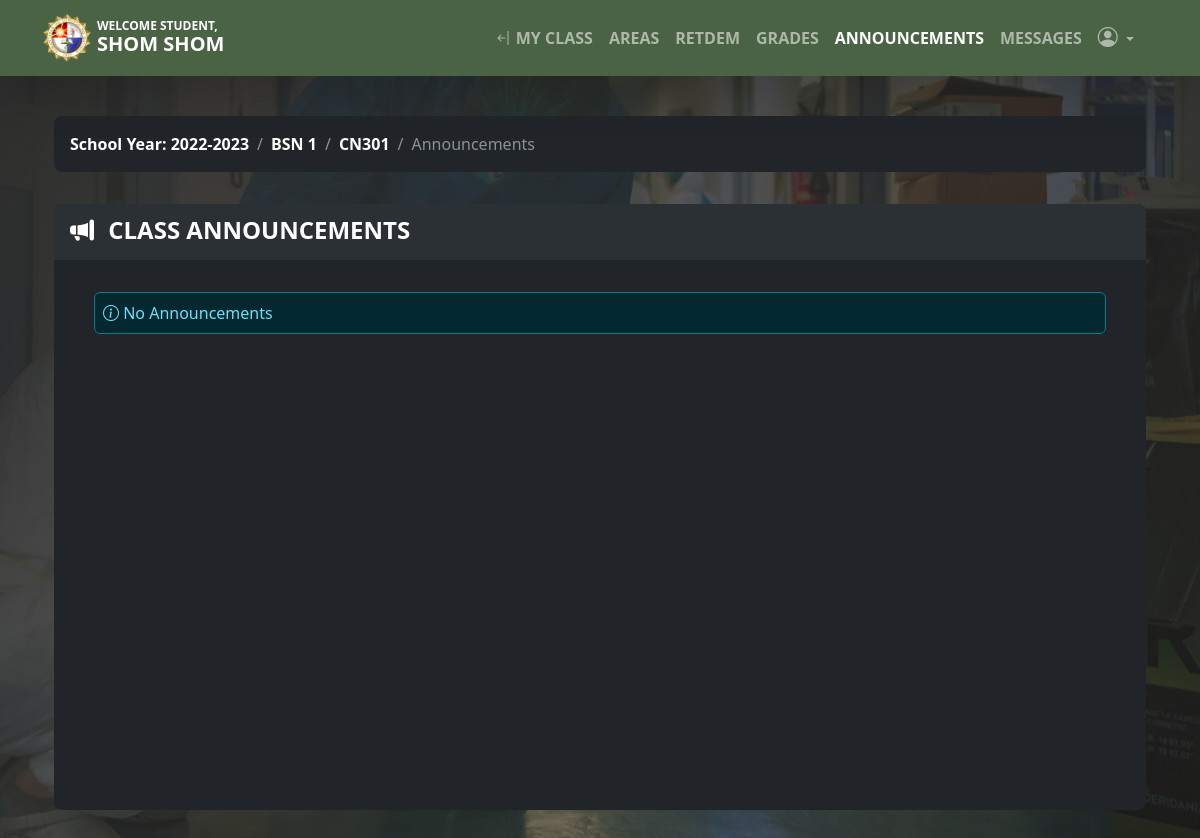
/student_announcements.php?id=1 (signed in), run on the app's committed database.
### tables this page shows
CREATE TABLE `student` (
  `student_id` int(11) NOT NULL,
  `firstname` varchar(100) NOT NULL,
  `lastname` varchar(100) NOT NULL,
  `class_id` int(11) NOT NULL,
  `username` varchar(100) NOT NULL,
  `password` varchar(100) NOT NULL,
  `location` varchar(100) NOT NULL,
  `status` varchar(100) NOT NULL,
  `email` varchar(320) NOT NULL
);

CREATE TABLE `teacher_class` (
  `teacher_class_id` int(11) NOT NULL,
  `teacher_id` int(11) NOT NULL,
  `class_id` int(11) NOT NULL,
  `subject_id` int(11) NOT NULL,
  `thumbnails` varchar(100) NOT NULL,
  `school_year` varchar(100) NOT NULL,
  `content` varchar(255) NOT NULL
);

CREATE TABLE `class` (
  `class_id` int(11) NOT NULL,
  `class_name` varchar(100) NOT NULL
);

CREATE TABLE `subject` (
  `subject_id` int(11) NOT NULL,
  `subject_code` varchar(100) NOT NULL,
  `subject_title` varchar(100) NOT NULL,
  `category` varchar(100) NOT NULL,
  `description` longtext NOT NULL,
  `unit` int(11) NOT NULL,
  `Pre_req` varchar(100) NOT NULL,
  `semester` varchar(100) NOT NULL
);

### session.php (called while the page is built, shortened)
<?php
$session_id = $_SESSION['id'];

### student_announcements.php (the view, shortened to what this page needs)
<?php include('session.php'); ?>
<?php include('header.php'); ?>
<?php $get_id = $_GET['id']; ?>
<body>
    <?php include('navbar_student_announcements.php'); ?>
    <div class="container-fluid my-4 justify-content-center pb-5">
        <div class="container mx-auto">
            <div class="container py-3">
                <nav aria-label="breadcrumb">
                    <ol class="breadcrumb bg-body rounded-3 p-3">
                        <?php $class_query = mysqli_query($conn, "select * from teacher_class
										LEFT JOIN class ON class.class_id = teacher_class.class_id
										LEFT JOIN subject ON subject.subject_id = teacher_class.subject_id
										where teacher_class_id = '$get_id'") or die(mysqli_error($conn));
                        $class_row = mysqli_fetch_array($class_query);
                        ?>
                        <li class="breadcrumb-item">
                            <a class="link-body-emphasis fw-semibold text-decoration-none">School Year: <?php echo $class_row['school_year']; ?></a>
                        </li>
                        <li class="breadcrumb-item">
                            <a class="link-body-emphasis fw-semibold text-decoration-none"> <?php echo $class_row['class_name']; ?></a>
                        </li>
                        <li class="breadcrumb-item">
                            <a class="link-body-emphasis fw-semibold text-decoration-none"> <?php echo $class_row['subject_code']; ?></a>
                        </li>
                        <li class="breadcrumb-item active">
                            Announcements
                        </li>
                    </ol>
                </nav>
            </div>
            <div class="container d-flex">
                <div class="container bg-body rounded-3 justify-content-center align-items-center p-0 mb-4">
                    <div class="container d-flex bg-body-tertiary mx-0 rounded-top-3 p-2">
                        <div class="col text-uppercase pt-1 px-2">
                            <h4 style="font-weight: 800; color: #fff;">
                                <i class="bi bi-megaphone-fill me-2"></i> class announcements
                            </h4>
                        </div>
                    </div>
                    <div class="container justify-content-sm-center" style="overflow-y: auto; height: 550px; max-height: 550px;">
                        <div class="row justify-content-center p-3">
                            <div class="container justify-content-sm-center">
                                <div class="row justify-content-center">
                                    <form action="read_message.php" method="post">
                                        <div class="container mt-3 mb-3">
                                            <div class="container p-0">
                                                <?php
                                                $query_announcement = mysqli_query($conn, "select * from teacher_class_announcements
																	where  teacher_class_id = '$get_id' order by date DESC
																	") or die(mysqli_error($conn));
                                                $count = mysqli_num_rows($query_announcement);
                                                if ($count > 0) {
                                                    while ($row = mysqli_fetch_array($query_announcement)) {
                                                        $id = $row['teacher_class_announcements_id'];
                                                ?>
                                                        <div class="container mt-3">
                                                            <div class="message-box border border-2 rounded-3 p-3" id="del<?php echo $id; ?>">
                                                                <div class="d-flex justify-content-between align-items-center">
                                                                    <div class="message-content">
                                                                        <?php echo $row['content']; ?>
                                                                    </div>
                                                                </div>
                                                                <hr>
                                                                <div class="justify-content-between align-items-center">
                                                                    <div class="text-muted">
                                                                        <i class="bi bi-calendar3"></i> <?php echo $row['date']; ?>
                                                                    </div>
                                                                </div>
                                                            </div>
                                                        </div>
                                                    <?php }
                                                } else { ?>
                                                    <div class="alert alert-info p-2 mt-3"><i class="bi bi-info-circle"></i> No Announcements</div>
                                                <?php } ?>
                                            </div>
                                        </div>
                                    </form>
                                </div>
                            </div>
                        </div>
                    </div>
                </div>
            </div>
        </div>
    </div>
</body>

### navbar_student_announcements.php (shortened to what this page needs)
<nav class="navbar navbar-expand-lg navbar-dark shadow-lg sticky-top" aria-label="Eighth navbar example">
    <div class="container">
        <a class="navbar-brand fw-bold text-uppercase" href="#">
            <?php
            $query = mysqli_query($conn, "select * from student where student_id = '$session_id'") or die(mysqli_error($conn));
            $row = mysqli_fetch_array($query);
            ?>
            <div style="display: flex; align-items: center;">
                <img src="admin/images/logo.png" alt="Logo" width="50" style="margin-right: 5px;">
                <div style="display: flex; flex-direction: column;">
                    <span style="font-weight: bold; font-size: 12px;">welcome student, </span>
                    <span style="margin-top: -6px;"><?php echo $row['firstname'] . " " . $row['lastname']; ?></span>
                </div>
            </div>
        </a>
        <div class="offcanvas offcanvas-end text-bg-dark" tabindex="-1" id="offcanvasDarkNavbar" aria-labelledby="offcanvasDarkNavbarLabel">
            <div class="offcanvas-body">
                <ul class="navbar-nav justify-content-end align-items-center flex-grow-1 pe-3">
                    <li class="nav-item">
                        <a class="nav-link text-uppercase fw-bold" href="student_dashboard.php"><i class="bi bi-arrow-bar-left"></i> my class</a>
                    </li>
                    <li class="nav-item">
                        <a class="nav-link text-uppercase fw-bold" aria-current="page" href="student_map.php<?php echo '?id=' . $get_id; ?>">AREAS</a>
                    </li>
                    <li class="nav-item">
                        <a class="nav-link text-uppercase fw-bold" href="student_retdem.php<?php echo '?id=' . $get_id; ?>">retdem</a>
                    </li>
                    <li class="nav-item">
                        <a class="nav-link text-uppercase fw-bold" aria-current="page" href="student_progress.php<?php echo '?id=' . $get_id; ?>">GRADES</a>
                    </li>
                    <li class="nav-item">
                        <a class="nav-link text-uppercase fw-bold active" aria-current="page" href="student_announcements.php<?php echo '?id=' . $get_id; ?>">announcements</a>
                    </li>
                    <li class="nav-item">
                        <a class="nav-link text-uppercase fw-bold position-relative" aria-current="page" href="student_social.php<?php echo '?id=' . $get_id; ?>"> messages
                        </a>
                    </li>
                    <li class="nav-item dropdown">
                        <a class="nav-link dropdown-toggle" href="#" data-bs-toggle="dropdown" aria-expanded="false"><i class="bi bi-person-circle" style="font-size: 20px;"></i> </a>
                    </li>
                </ul>
            </div>
        </div>
    </div>
</nav>

### data on the page
student: firstname "SHOM", lastname "SHOM"
teacher_class: school_year "2022-2023", class.class_name "BSN 1", subject.subject_code "CN301"
